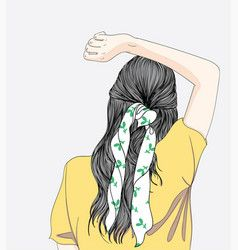
#> input picture Image to Pencil Sketch with Python/pic.jpg, 238 x 250 px, found by its file name
$ jupyter execute LGM_Task_1_Image_to_pencil_sketch.ipynb
#> lines starting #> are read from the running program, lines starting #| are printed output that depends on the picture
# **LetsGrowMore**

LGMVIP May-22
- Likhita Vaka

**Beginner level task :**
# **TASK 1 - Image to Pencil Sketch with Python**

**Importing required Libraries**

[cell 1]
import cv2
from google.colab.patches import cv2_imshow

**Reading the Original Image**

[cell 2]
image=cv2.imread("/content/pic.jpg")
#> image is the input picture: shape (250, 238, 3); mean B, G, R 205.3, 219.1, 222.9
original_image =image
cv2_imshow(original_image)

**Convert the RBG image to grayscale image**

[cell 3]
gray_scale_image = cv2.cvtColor(original_image, cv2.COLOR_BGR2GRAY)
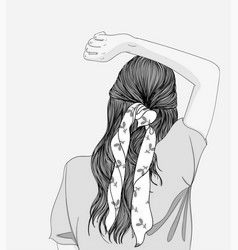
#> gray_scale_image: shape (250, 238); min 0, max 255, mean 218.6
cv2_imshow(gray_scale_image)

**Inverted the grayscale image**

[cell 4]
inverted_gray_scale_image = cv2.bitwise_not(gray_scale_image)
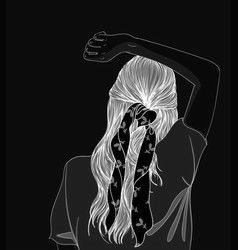
#> inverted_gray_scale_image: shape (250, 238); min 0, max 255, mean 36.4
cv2_imshow(inverted_gray_scale_image)

**Apply a Guassian Blur**

[cell 5]
inverted_blurry_image = cv2.GaussianBlur(inverted_gray_scale_image, (21, 21),sigmaX=0, sigmaY=0)
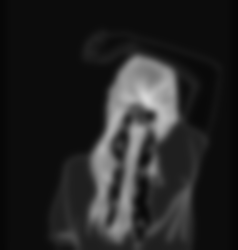
#> inverted_blurry_image: shape (250, 238); min 6, max 215, mean 36.4

cv2_imshow(inverted_blurry_image)

**Mixing the gray scale image with inverted blurry image**

[cell 6]
def dodgeV2(x, y):
    return cv2.divide(x, 255 - y, scale=256)
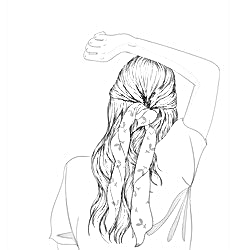
#> returned value: shape (250, 238); min 0, max 255, mean 245
